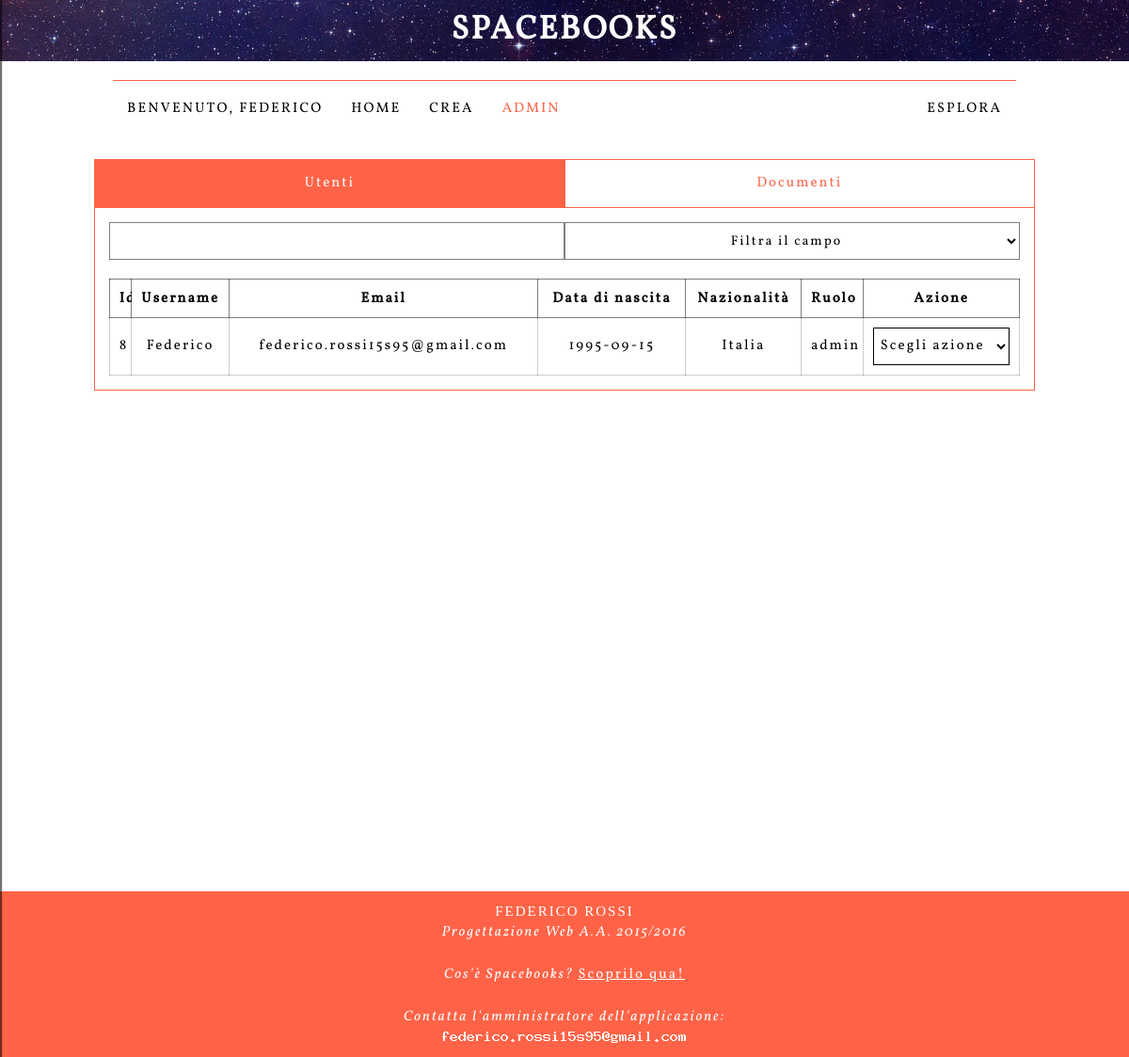
The page /authority.php (signed in) on the database as committed earlier.
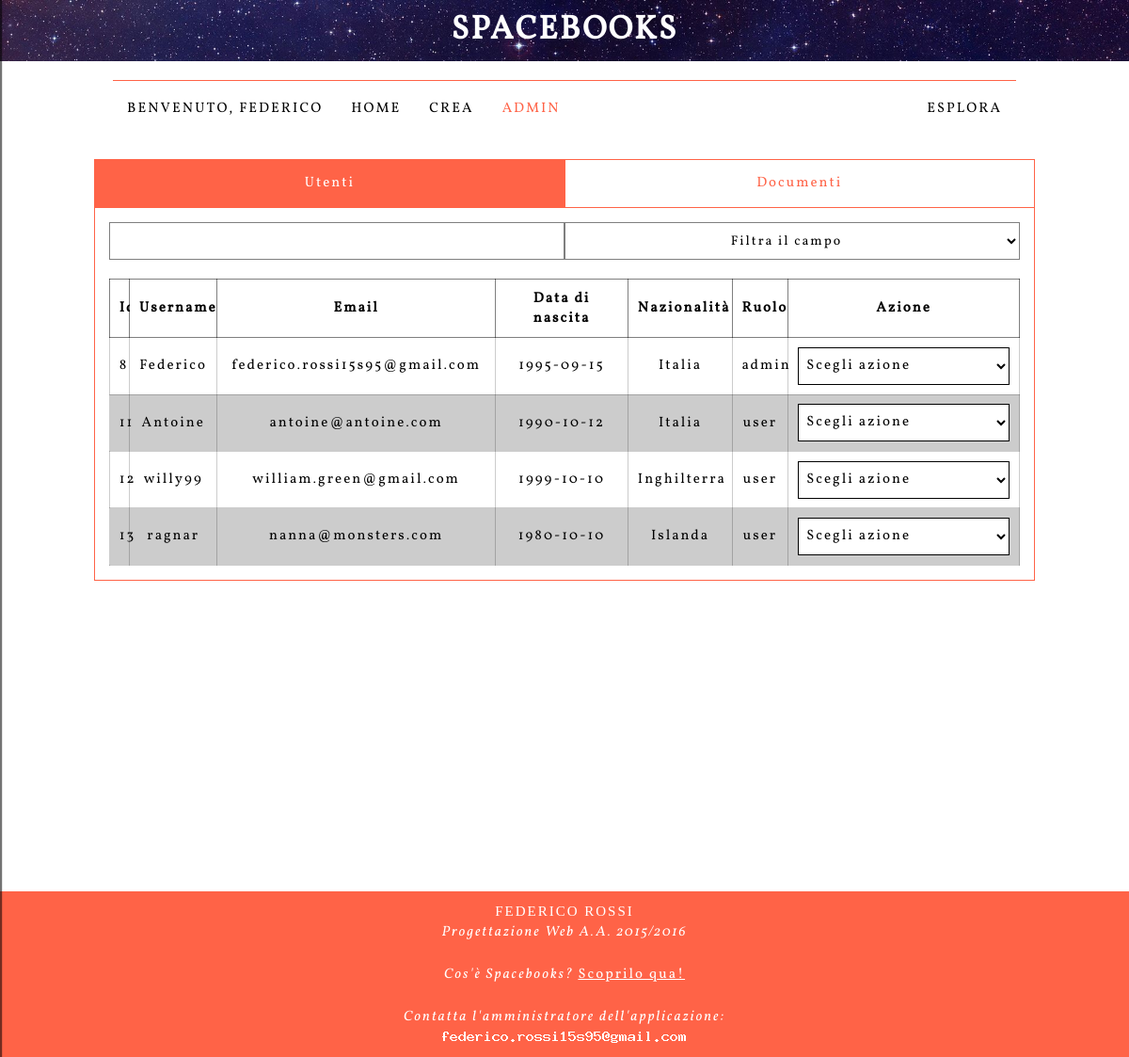
The same page on the database as committed later.
### tables this page shows
CREATE TABLE `user` (
  `id` int(11) NOT NULL AUTO_INCREMENT,
  `username` varchar(45) NOT NULL,
  `password` varchar(255) NOT NULL,
  `email` varchar(80) NOT NULL,
  `name` varchar(45) DEFAULT NULL,
  `surname` varchar(45) DEFAULT NULL,
  `birthdate` date DEFAULT NULL,
  `country` varchar(45) DEFAULT NULL,
  `credits` float NOT NULL DEFAULT '10',
  `picture` varchar(255) NOT NULL DEFAULT './img/default.png',
  `role` varchar(45) NOT NULL DEFAULT 'user',
  PRIMARY KEY (`id`),
  UNIQUE KEY `username_UNIQUE` (`username`),
  UNIQUE KEY `email_UNIQUE` (`email`)
);

### php/partials/secured.php (called while the page is built, shortened)
<?php
	session_start();
	if(isset($_SESSION['user']) && $_SESSION['user'])
		$user = $_SESSION['user'];

### php/lib/model/User.php (called while the page is built, shortened)
<?php
class User {
	private $id;
	public function __wakeup() {
		$this->refresh();
	}
	public static function read($id) {
		global $db;
		$stmnt = $db->prepare("SELECT * FROM user WHERE id=?");
		$stmnt->bind_param("i",$id);
		$stmnt->execute();
		$result = $stmnt->get_result();
		$user = $result->fetch_object('User');
		return $user;
	}
	public static function fetchAll() {
		global $db;
		$stmnt = $db->prepare("SELECT * FROM user");
		$stmnt->execute();
		$result = $stmnt->get_result();
		$users = array();
		while($userObj = $result->fetch_object("User"))
			array_push($users, $userObj);
		return $users;
	}
	public function __get($field) {
		return $this->$field;
	}
	public function refresh() {
		$usr = User::read($this->id);
	}
}

### php/partials/superSecured.php (called while the page is built, shortened)
<?php
	require __DIR__ . "/secured.php";

### authority.php (the view, shortened to what this page needs)
<?php
	include "./php/partials/superSecured.php";
?>
<!DOCTYPE html>
<html lang="it">
<?php
	include "./php/partials/header.php";
	include "./php/partials/body.php";
	$users = User::fetchAll();
?>
		<main id="authorityFragmentContainer">
			<?php if($user->role == "admin") { ?>
			<article data-fragment data-name="Utenti">
				<form class="combo">
					<input class="light" type="search" id="userFilter">
					<select class="light" id="userSelector"></select>
				</form>
				<table class="userTable">
					<thead>
						<th>Id</th>
						<th>Username</th>
						<th>Email</th>
						<th>Data di nascita</th>
						<th>Nazionalità</th>
						<th>Ruolo</th>
						<th>Azione</th>
					</thead>
					<tbody id="userTable">
						<?php
							foreach ($users as $tmp) {
								echo "
									<tr>
										<td>$tmp->id</td>
										<td>$tmp->username</td>
										<td>$tmp->email</td>
										<td><time datetime='$tmp->birthdate'>$tmp->birthdate</time></td>
										<td>$tmp->country</td>
										<td>$tmp->role</td>
										<td>
											<select onchange='action(this)' data-id='$tmp->id' data-model='user'>
												<option value='-1'>Scegli azione</option>";
								echo "
												<option value='2'>Rimuovi</option>
											</select>
										</td>
									</tr>
								";
							}
					?>
					</tbody>
				</table>
			</article>
			<?php } ?>
		</main>
	<?php include("./php/partials/footer.php");?>
	</body>
</html>

### php/partials/header.php (shortened to what this page needs)
<?php
	$menuVoices = array();
	$menuVoices['home'] = "/home.php";
	$menuVoices['crea'] = "/create.php";
	$menuVoices['admin'] = "/authority.php";
	$menuVoices['modera'] = "/authority.php";
	$thisUri = $_SERVER['REQUEST_URI'];
	$explodedUri = explode("/", $thisUri);
	$index = count($explodedUri) - 1;
	$thisUrl = "/" . $explodedUri[$index];
?>
<head>
	<link rel="stylesheet" type="text/css" href="css/style_.css">
	<link rel="stylesheet" type="text/css" href="css/responsive_.css">
</head>

### php/partials/body.php (shortened to what this page needs)
<body onload="bodyMain(superBody);" id="superBody">
	<header>
		<h1><a href="./">Spacebooks</a></h1>
	</header>
	<nav>
		<ul id="nav">
			<li id="logo"><a href="./home.php">SPACEBOOKS</a></li>
			<li <?php if($thisUrl == "/profile.php") echo "class='active' " ?> id="picture"><a id="toggleProfile" href="#profile"><img src="<?= $user->picture ?>" alt="Profile">Benvenuto, <?= " " . $user->username ?></a></li>
			<?php
				foreach ($menuVoices as $name => $address) {
					if($name == "modera" && $user->role != "moderator") continue;
					$name = ucfirst($name);
					echo "<li ";
					if($address == $thisUrl) echo "class='active'";
					echo "><a href='.$address' >$name</a></li>";
				}
			?>
			<li class="right" id="searchButton"><a id="toggleSearch" href="#search">Esplora</a></li>
		</ul>
	</nav>

### php/partials/footer.php
<footer id="siteFooter">
	<p>
		<span>Federico Rossi</span><br>
		Progettazione Web A.A. 2015/2016
	</p>
	<p>
		Cos'è Spacebooks? <a href="./about.php">Scoprilo qua!</a>
	</p>
	<p>
		Contatta l&apos;amministratore dell'applicazione:
		<img class="adMail" src="./img/adminmail.png" alt="admin mail">
	</p>
</footer>

### css/style_.css (style rules this page uses)
* { font-family:'Vollkorn' , serif; color:black; font-size:15px; letter-spacing:2px; }
h1,h2,h3 { text-transform: uppercase; }
html,body { margin:0; width:100%; height:100%; }
body { transition:opacity 0.5s ease-in-out; opacity:0; }
html { background-image: url("../img/preloadpage.gif"); background-repeat:no-repeat; background-position:center; }
body > header { display:block; height:65px; line-height:65px; background-image: url("../img/galaxy.jpg"); background-size:100% auto; }
body > header > h1 { margin:0; }
body > header > h1 a { color:white; margin:0; width:100%; display: block; text-align:center; text-decoration:none; font-size: 35px; }
footer { background: tomato; clear:both; }
footer p { padding:1%; margin:0; text-align:center; color:white; font-family:VollkornItalic, serif; }
footer p span { color:white; text-transform: uppercase; font-family: VollkornBold, serif; }
footer p a { color:white; transition: letter-spacing 0.1s ease-in-out; }
nav { overflow-y:auto; width:100%; position:relative; margin-top:20px; transition:box-shadow 0.2s ease-in-out; }
nav > ul { padding:0; margin:0 auto; list-style:none; text-transform:uppercase; letter-spacing:1px; width:80%; border-top:1px solid tomato; }
nav > ul > li { float:left; }
nav > ul > li > a { display: block; text-decoration: none; padding:1em; line-height: 2em; border-bottom:1px solid transparent; }
li#logo { background-image: url("../img/galaxy.jpg"); max-width:0; transition:max-width 0.2s ease-in-out; }
li#logo a { color:white; }
nav > ul > li.active > a, nav > ul > li > a:hover { color:tomato; }
main { width:100%; padding:1%; box-sizing:border-box; overflow-y:auto; min-height: 100%; }
main article { box-sizing:border-box; padding:1em; margin:1em; }
.right { max-width:50%; float:right; }
form.combo { display:flex; }
form.combo > * { flex:1; }
select { height:40px; padding-left:2%; padding-right:2%; padding-top:5px; padding-bottom:5px; background-color:white; color:black; border:1px solid black; }
td { border:1px solid rgba(0,0,0,0.20); }
tr:nth-child(even) { background-color:rgba(0,0,0,0.20); }
td > select { min-width:100%; max-width:100%; }
form input:not([type="submit"]), form select { border: 1px solid rgba(0,0,0,0.50); color:black; padding:2%; padding-top:5px; padding-bottom:5px; font-size:14px; height:40px; margin-bottom:20px; box-sizing:border-box; width:100%; text-align:center; }
*.fragmentContainer { width:100%; max-width: 1024px; margin-left: auto; margin-right: auto; }
.fragmentContainer > *[data-fragment] { margin:0; width:100%; border-bottom:1px solid tomato; border-right:1px solid tomato; border-left:1px solid tomato; overflow-y:auto; }
table.userTable { border-collapse:collapse; width:100%; border:1px solid rgba(0,0,0,0.5); }
table.userTable td, table.userTable th { text-align:center; padding:1%; }
table.userTable th { border:1px solid rgba(0,0,0,0.5); background-color:white; color:black; position:relative; }
.adMail { display:block; margin-left:auto; margin-right:auto; }

Rows that differ between the two databases and show on the page:
added user: id "11", username "Antoine", email "antoine@antoine.com", birthdate "1990-10-12", country "Italia", role "user", id "Scegli azione"
added user: id "12", username "willy99", email "william.green@gmail.com", birthdate "1999-10-10", country "Inghilterra", role "user", id "Scegli azione"
added user: id "13", username "ragnar", email "nanna@monsters.com", birthdate "1980-10-10", country "Islanda", role "user", id "Scegli azione"
